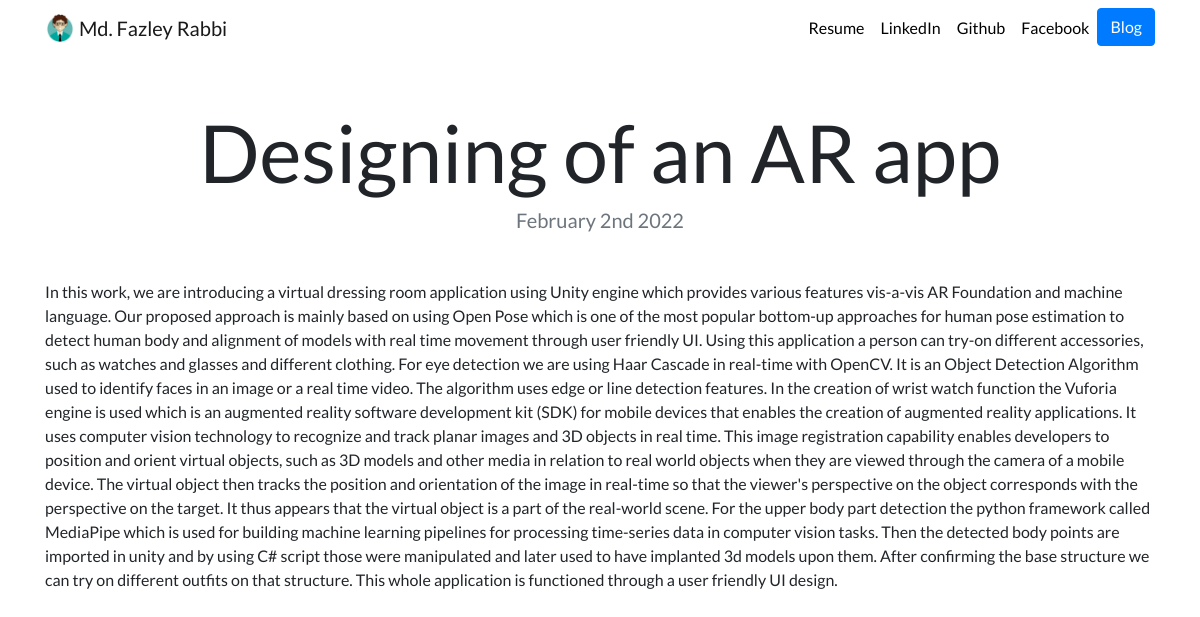
The app's page /blog/4/ with its own data.
### blog/models.py (models this page shows)
class Blog(models.Model):
    title = models.CharField(max_length=200)
    description = models.TextField()
    date = models.DateField()

### blog/views.py (the view)
# urls.py: path('<int:blog_id>/',views.detail, name='detail' ),
def detail(request, blog_id):
    blog = get_object_or_404(Blog, pk= blog_id)
    return render(request, 'blog/detail.html', {'blog':blog})

### blog/templates/blog/detail.html
{% extends "portfolio/base.html" %}
{% load static %}
{% block content %}
<h1 class="text-center mt-5" id="blogdetailtitle">{{ blog.title }}</h1>
<h5 class="text-center text-muted mb-5">{{ blog.date|date:'F jS Y' }}</h5>
{{ blog.description|safe }}
{% endblock %}

### portfolio/static/portfolio/custom.css (style rules this page uses)
body { font-family: 'Lato', sans-serif; }
@media (min-width: 992px) { #blogdetailtitle { font-size: 5rem; } }

### records on screen
Blog: title "Designing of an AR app", date "February 2nd 2022", description "In this work, we are introducing a virtual dressing room application using Unity engine which provides various features vis-a-vis AR Foundation and machine language. Our proposed approach is mainly based on using Open Pose which is one of the most popular bottom-up approaches for human pose estimation to detect human body and alignment of models with real time movement through user friendly UI. Using this application a person can try-on different accessories, such as watches and glasses and different clothing. For eye detection we are using Haar Cascade in real-time with OpenCV. It is an Object Detection Algorithm used to identify faces in an image or a real time video. The algorithm uses…"
